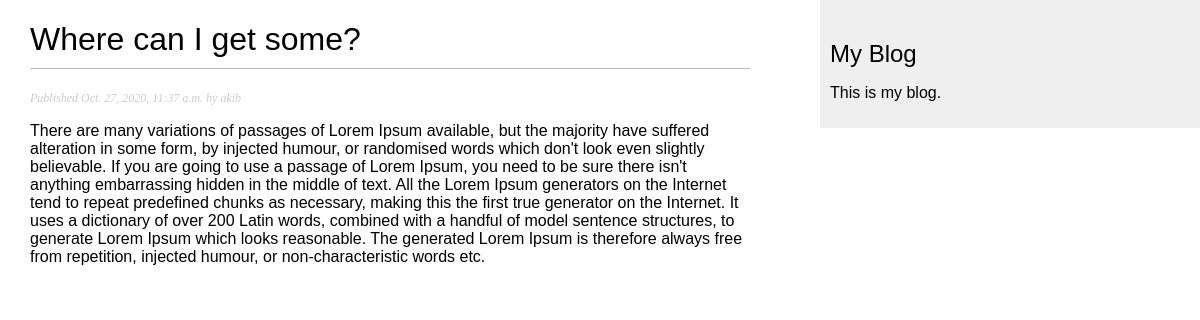
Screenshot of /blog/27/10/2020/where-can-i-get-some/ with the database file from the repository.
### blog/models.py (models this page shows, shortened)
class Post(models.Model):
    objects = models.Manager()
    published = PublishedManager()
    STATUS_CHOICES = (
        ('draft', 'Draft'),
        ('published', 'Published')
    )
    title = models.CharField(max_length=250)
    slug = models.SlugField(max_length=250, unique_for_date='publish')
    author = models.ForeignKey(User, on_delete=models.CASCADE, related_name='blog_posts')
    body = models.TextField()
    publish = models.DateTimeField(default=timezone.now)
    created = models.DateTimeField(auto_now_add=True)
    updated = models.DateTimeField(auto_now=True)
    status = models.CharField(max_length=10, choices=STATUS_CHOICES, default='draft')
    class Meta:
        ordering = ('-publish',)
        indexes = [
            models.Index(fields=['title']),
        ]

### blog/views.py (the view)
# urls.py: path('<int:day>/<int:month>/<int:year>/<slug:post>/', post_detail, name='post_detail')
def post_detail(request, day, month, year, post):
    post = get_object_or_404(Post, slug=post, publish__day=day, publish__month=month, publish__year=year)
    return render(request, 'blog/post/detail.html', {'post': post})

### blog/templates/blog/post/detail.html (shortened to what this page needs)
{% extends 'blog/base.html' %}
{% block content %}
    <h1>{{ post.title }}</h1>
    <p class="date">
        Published {{ post.publish }} by {{ post.author }}
    </p>
    {{ post.body|linebreaks }}
{% endblock %}

### blog/static/css/blog.css (style rules this page uses)
body { margin:0; padding:0; font-family:helvetica, sans-serif; }
h1 { font-weight:normal; border-bottom:1px solid #bbb; padding:0 0 10px 0; }
p.date { color:#ccc; font-family: georgia, serif; font-size: 12px; font-style: italic; }

### rows the page displays
Post: title "Where can I get some?", publish "Oct. 27, 2020, 11:37 a.m.", author "akib", body "There are many variations of passages of Lorem Ipsum available, but the majority have suffered alteration in some form, by injected humour, or randomised words which don't look even slightly believable. If you are going to use a passage of Lorem Ipsum, you need to be sure there isn't anything embarrassing hidden in the middle of text. All the Lorem Ipsum generators on the Internet tend to repeat predefined chunks as necessary, making this the first true generator on the Internet. It uses a dictionary of over 200 Latin words, combined with a handful of model sentence structures, to generate Lorem Ipsum which looks reasonable. The generated Lorem Ipsum is therefore always free from…"
